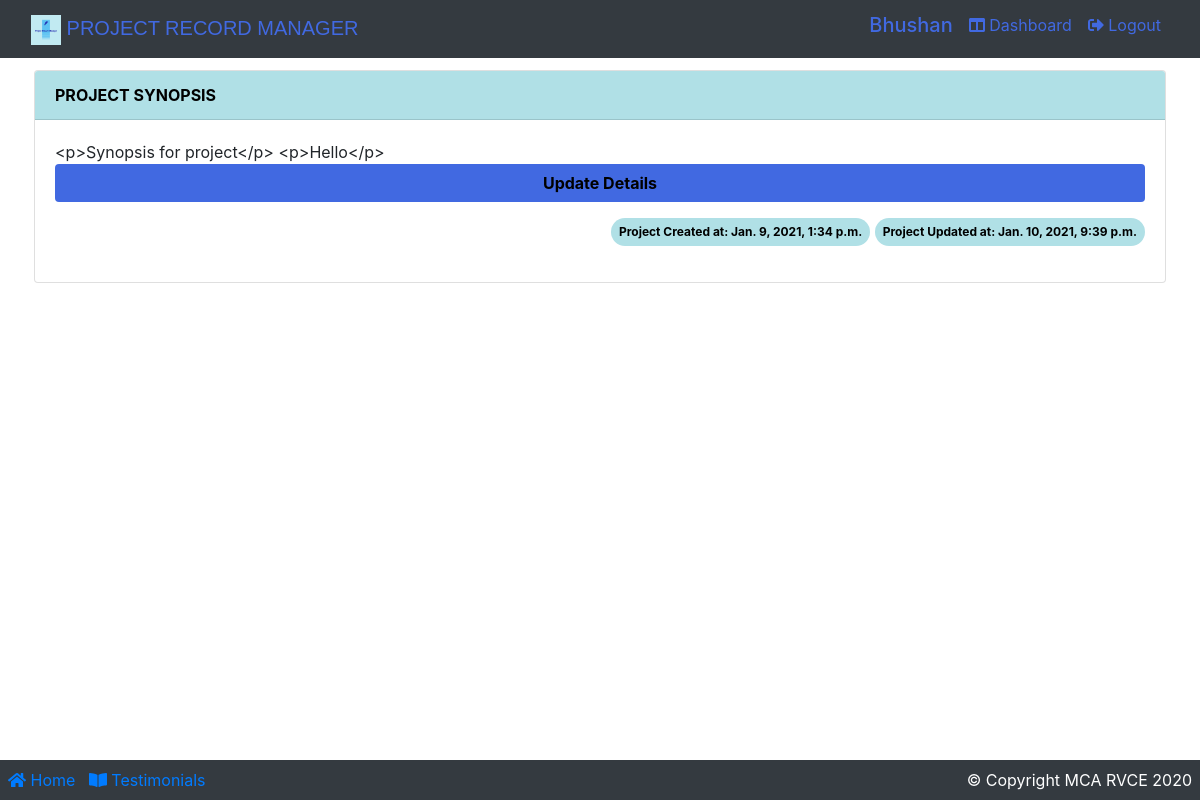
Before: /projectsynopsis/ (signed in) with the older database file.
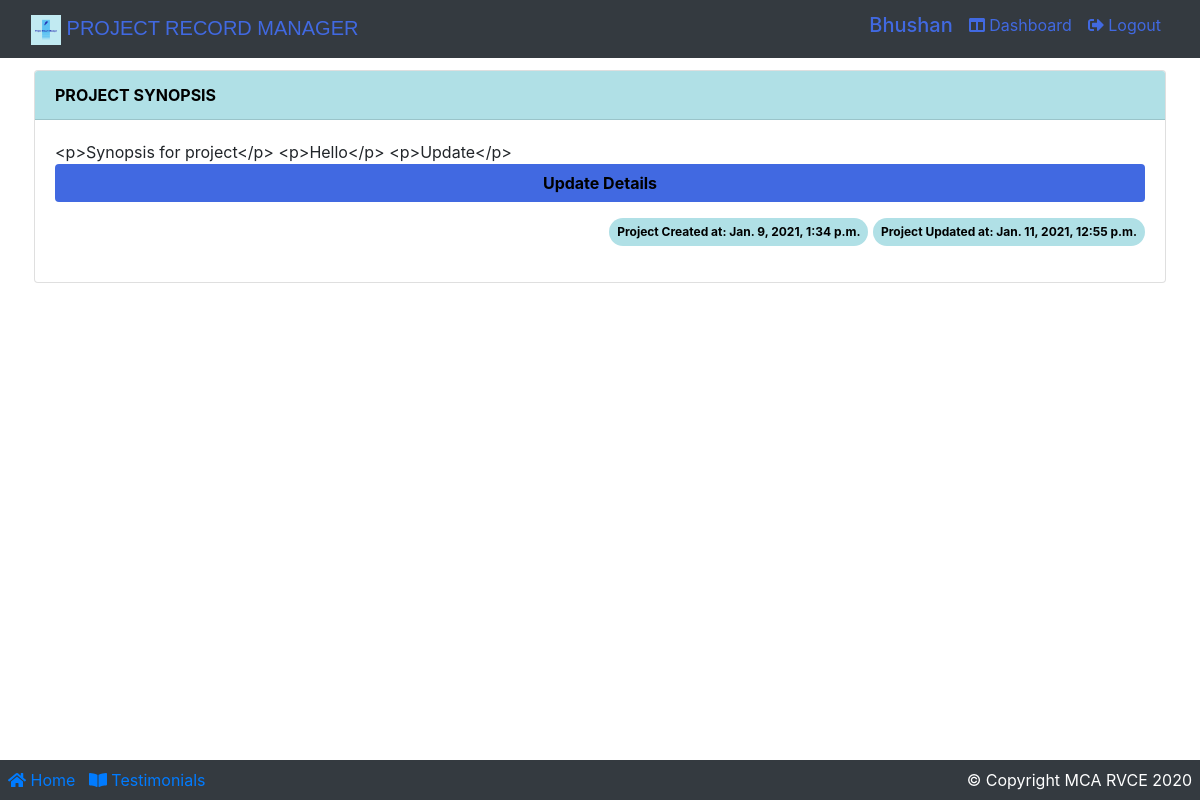
After: the same page with the newer database file.
### app/models.py (models this page shows)
class ProjectSynopsis(models.Model):
    scrum_master = models.CharField(max_length=100, default="scrum master")
    project_title = models.ForeignKey(
        Team, on_delete=models.CASCADE, null=True)
    synopsis = HTMLField()
    created_at = models.DateTimeField(auto_now_add=True)
    updated_at = models.DateTimeField(auto_now=True)
    def __str__(self):
        return str(self.project_title) + "synopsis"

### app/views.py (the view, shortened to what this page needs)
# urls.py: path('projectsynopsis/', views.projectSynopsisCreation, name="projectsynopsis"),
def projectSynopsisCreation(request):
    needToUpdate = False
    needToUpdateidt = False
    queryset2 = Team.objects.filter(owner=(request.user.name + " " + request.user.email))
    queryset3 = Team.objects.filter(partner=request.user.id)
    idTitle = ""
    if queryset2:
        for data in queryset3 or queryset2:
            idTitle = int(data.id)
    if queryset3:
        for data in queryset3 or queryset2:
            idTitle = int(data.id)
    queryset = ProjectSynopsis.objects.filter(scrum_master=request.user.name)
    idt = ProjectSynopsis.objects.filter(project_title=idTitle)
    print("==> idt ", idt)
    count = 0
    c1 = 0
    if idt:
        for data in idt:
            proj_title = data.project_title
            print("title from Project when title comes from team", data.project_title)
            if data:
                c1 = c1 + 1
            if c1 == 1:
                needToUpdateidt = True
    print(count, c1)
    print(needToUpdate, needToUpdateidt)
    if request.method == 'POST':
        formy = ProjectSynopsisForm(request.POST, request.FILES)
        if formy.is_valid():
            formy.save()
            project_title = formy.cleaned_data.get('project_title')
            messages.success(request, f'Synopsis created for {project_title}.')
            return redirect('projectsynopsis')
    else:
        formy = ProjectSynopsisForm()
    return render(request, 'project/project_synopsis.html',
                  {'formy': formy, 'needToUpdate': needToUpdate,
                   'queryset': queryset,
                   'idt': idt,
                   "needToUpdateidt": needToUpdateidt})

### app/models.py (called while the page is built)
    @property
    def is_active(self):
        return self.active

    @property
    def is_student(self):
        return self.isstudent

    @property
    def is_faculty(self):
        return self.isfaculty

    def __str__(self):
        return self.name + ' ' + self.email

    def __str__(self):
        return self.name + ' ' + self.email

    def __str__(self):
        return str(self.title) + ", Student1:  " + str(self.owner) + ", student2:  " + str(
            self.partner) + ", Guide:  " + str(self.guide)

### templates/project/project_synopsis.html (shortened to what this page needs)
{% extends 'base.html' %}
{% load static %}
{% load crispy_forms_tags %}
{% block content %}
    <div class="container p-1">
        <div class="card mt-2">
            <div class="card-header font-weight-bold" style="background:powderblue; color:black;">
                PROJECT SYNOPSIS
            </div>
            <div class="card-body">
                {% if needToUpdate == False and needToUpdateidt == False %}
                    <form action="{% url 'projectsynopsis' %}" method="POST" enctype="multipart/form-data">
                        {% csrf_token %}
                        <div class="form-row">
                            <div class="form-group col-md-12 mb-0">
                                <div id="div_id_scrum_master" class="form-group">
                                    <label for="id_scrum_master" class=" requiredField">
                                        Scrum master<span class="asteriskField">*</span>
                                    </label>
                                    <div class="">
                                        <input type="text" name="scrum_master" value="{{ user.name }}" maxlength="100"
                                               class="textinput textInput form-control"
                                               id="id_scrum_master" readonly>
                                    </div>
                                </div>
                            </div>
                        </div>
                        <div class="form-row">
                            <div class="form-group col-md-12 mb-0">
                                {{ formy.project_title|as_crispy_field }}
                            </div>
                        </div>
                        <div class="form-row">
                            <div class="form-group col-md-12 mb-0">
                                {{ formy.synopsis|as_crispy_field }}
                            </div>
                        </div>
                        <div class="form-row">
                            <div class="form-group col-md-8 mb-0 offset-1">
                                <button type="submit" class="btn btn-block font-weight-bold"
                                        style="background: royalblue;color: black; ">Submit Details
                                </button>
                            </div>
                        </div>
                    </form>
                {% else %}
                    {% for data in idt %}
                        {{ data.synopsis }}
                        <a href="{% url 'updateSynopsis' data.id %}" class="btn btn-block font-weight-bold"
                           style="background: royalblue;color: black; ">Update Details
                        </a>
                        <div class="container text-right m-2 p-2">
                            <span class="badge badge-info badge-pill p-2 font-weight-bolder" style="background:powderblue; color:black;">Project Created at: {{ data.created_at }}</span>
                            <span class="badge badge-info badge-pill p-2 font-weight-bolder" style="background:powderblue; color:black;">Project Updated at: {{ data.updated_at }}</span>
                        </div>
                    {% endfor %}
                {% endif %}
            </div>
        </div>
    </div>
{% endblock %}

Changed rows visible on the page:
changed ProjectSynopsis: synopsis "<p>Synopsis for project</p> <p>Hello</p>" → "<p>Synopsis for project</p> <p>Hello</p> <p>Update</p>"; updated_at "Jan. 10, 2021, 9:39 p.m." → "Jan. 11, 2021, 12:55 p.m."
